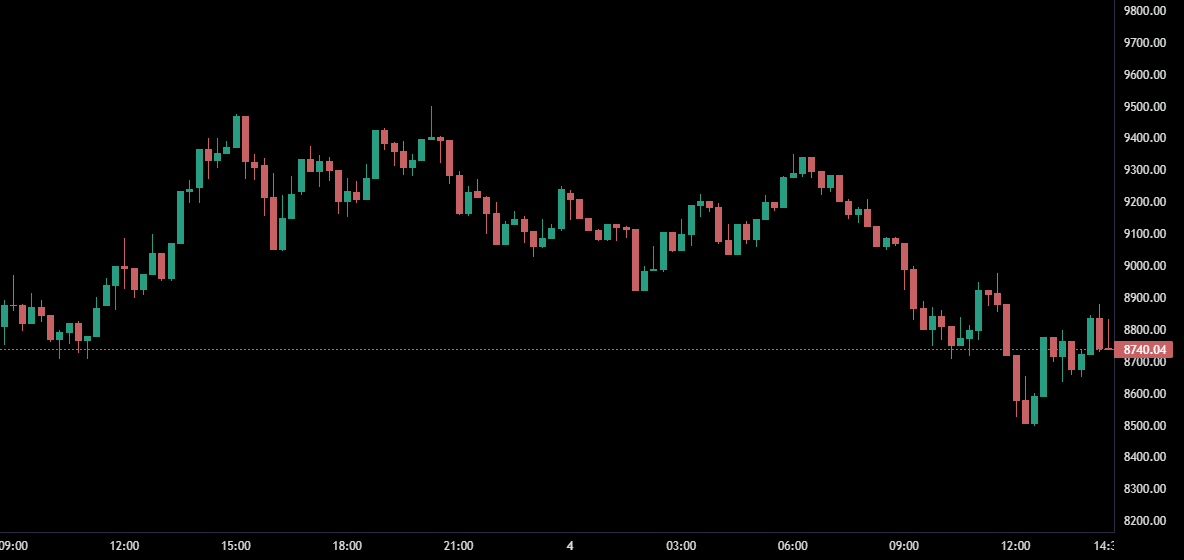
#> input picture inputs/raw/crypto/images/btcusd/candle/15_minute/btcusd_15_minute_candle_1.5_120_20_53851_screenshot.png, 1184 x 560 px, given as the content of the folder /StockChartCNN/inputs/raw/crypto/images/btcusd/candle/4_hour, which was not available
$ jupyter execute --allow-errors chart_data_cleaning.ipynb
#> lines starting #> are read from the running program, lines starting #| are printed output that depends on the picture; after the words box and inside, x2 and y2 are one past the last pixel; in counts of white or black regions, pixels touching at a corner belong together; pictures that were not available may be replaced by others from this repository, and a replacement may not be noted
[cell 1]
import numpy as np
import os
import glob
from pathlib import Path
from PIL import Image

[cell 2]
temp_root = 'E:/repos/StockChartCNN/inputs/raw/crypto/images/btcusd/candle/4_hour/'
dir = Path(temp_root)

[cell 3]
image_count = sum([1 for _ in os.listdir(dir)])
image_count

[cell 4]
image_filenames = os.listdir(dir)

[cell 5]
sample_file = temp_root + image_filenames[0]
image = Image.open(sample_file)
#> image is the input picture: PIL image 1184x560 RGBA; mean R, G, B, A 5.2, 5.2, 4.9, 255
image

[cell 6]
# image size
width, height = image.size
#> width = 1184; height = 560
print(f'Width: {width}, Height: {height}')
#| Width: 1184, Height: 560

[cell 7]
# sample to find right coordinates
x1 = 0
y1 = 8
x2 = width - 70
#> x2 = 1114
y2 = height - 38
#> y2 = 522
box = (x1, y1, x2, y2)
#> box = (0, 8, 1114, 522)
image2 = image.crop(box)
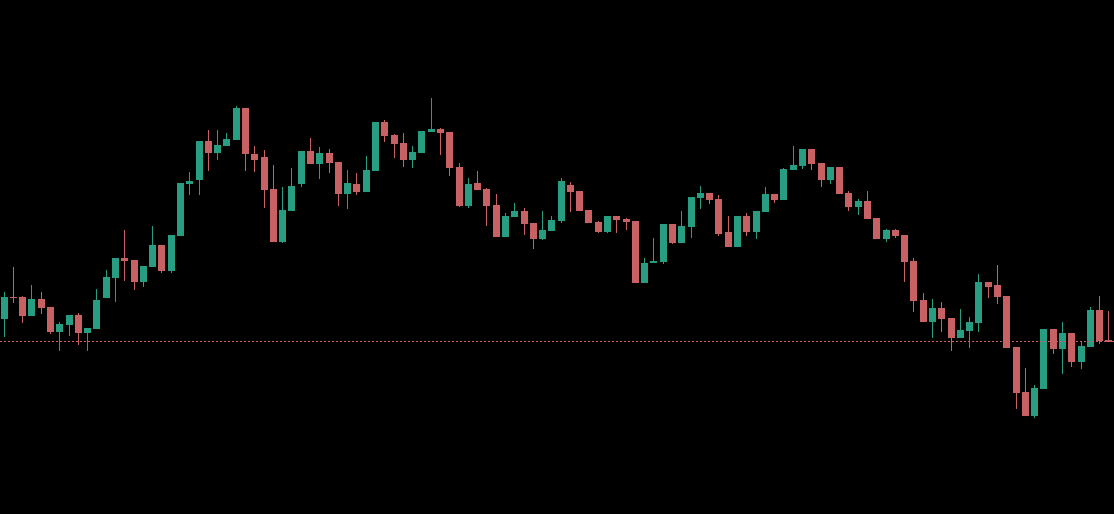
#> image2: PIL image 1114x514 RGBA; mean R, G, B, A 4, 4.1, 3.7, 255
image2

[cell 8]
# check new size
width2, height2 = image2.size
#> width2 = 1114; height2 = 514
print(f'Width: {width2}, Height: {height2}')
#| Width: 1114, Height: 514

[cell 9]
# Presets for cropping loop

tickers = ['btcusd','ethusd']
bartimes = ['1_hour', '4_hour']

# image size
width, height = image.size

# box coordinates
x1, y1, x2, y2 = 0, 8, width - 70, height - 38
#> x1 = 0; y1 = 8

# crop box
box = (x1, y1, x2, y2)
box
#> Out = (0, 8, 1114, 522)

[cell 10]
# loop through each ticker and bartime
for ticker in tickers:
    for bartime in bartimes:
        # original file root
        root = f'E:/repos/StockChartCNN/inputs/raw/crypto/images/{ticker}/candle/{bartime}/'
        out_root = f'E:/repos/StockChartCNN/inputs/clean/crypto/images/{ticker}/candle/{bartime}/cropped/'
        # loop through each file in the directory
        for file in os.listdir(root):
            jpg_file = file
            #change file ending to jpg if needed
            if file.endswith('.png'):
                jpg_file = file.replace('.png','.jpg')

            # create the paths
            orig_path = root + file
            out_path = out_root + jpg_file

            # open and crop image
            image = Image.open(orig_path)
            image = image.crop(box)

            # check that filepath exist, else make one
            out_path = Path(out_path)
            out_path.parent.mkdir(parents=True, exist_ok=True)

            # convert the image to a jpg and save it
            image.convert('RGB').save(out_path,"JPEG")

[cell 11]
# perform data cutout
def apply_mask_v1(image, size=0, n_squares=1):
#> called with size = 0, n_squares = 1
    h, w, channels = image.shape
    y1, x2, y2,  = 0, w, h # this stays the same
    new_image = image
    for _ in range(n_squares):
        # change x randomly
        # at minimum masks 10% of image, max 33%
        x = np.random.randint(w // 10, w // 3)
        x1 = w - x

        new_image[y1:y2,x1:x2,:] = 0
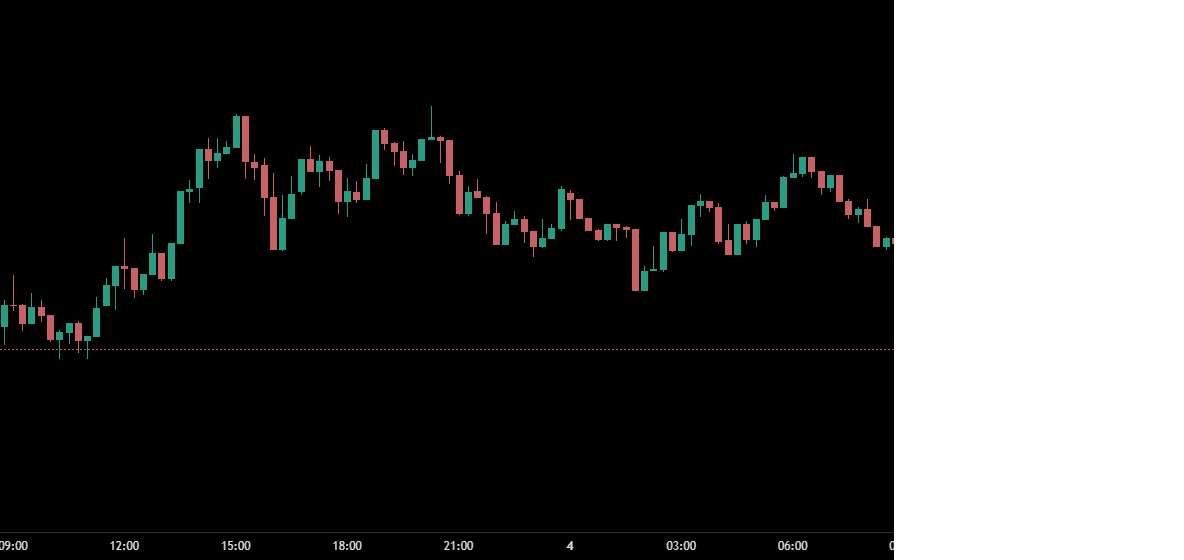
#> new_image: shape (560, 1184, 4); mean R, G, B, A 2.9, 3.1, 2.9, 192.5; transparent parts drawn white
    return new_image

[cell 12]
def apply_mask_v2(image, size=6, n_squares=1):
#> called with size = 24, n_squares = 20
    h, w, channels = image.shape
    new_image = image
    for _ in range(n_squares):
        y = np.random.randint(h)
        x = np.random.randint(w)
        y1 = np.clip(y - size // 2, 0, h)
        y2 = np.clip(y + size // 2, 0, h)
        x1 = np.clip(x - size // 2, 0, w)
        x2 = np.clip(x + size // 2, 0, w)
        new_image[y1:y2,x1:x2,:] = 0
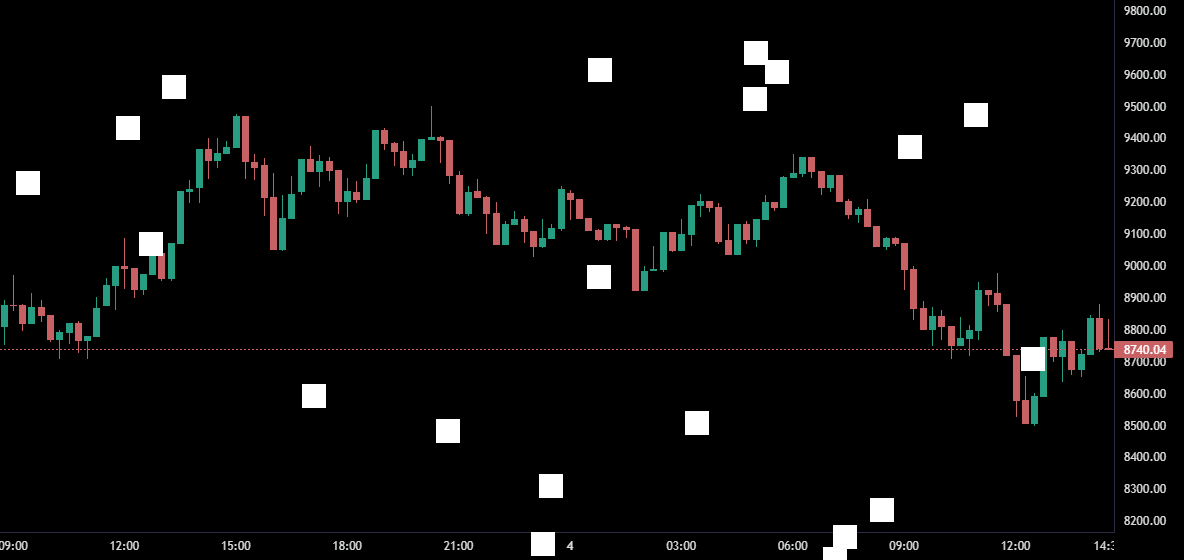
#> new_image: shape (560, 1184, 4); 1.69% of pixels changed, all inside (x1, y1, x2, y2) = (16, 41, 1045, 560); transparent parts drawn white
    return new_image

[cell 13]
def apply_mask_seq(image, size=0, n_squares=0):
#> called with size = 0, n_squares = 0
    h, w, channels = image.shape
    y1, x2, y2,  = 0, w, h # this stays the same
    new_image = image
    # set the range (9%) approx last 5 bars
    # change depending on the number of bars generated
    x1 = w - int(w // 11)
    # mask the area
    new_image[y1:y2,x1:x2,:] = 0
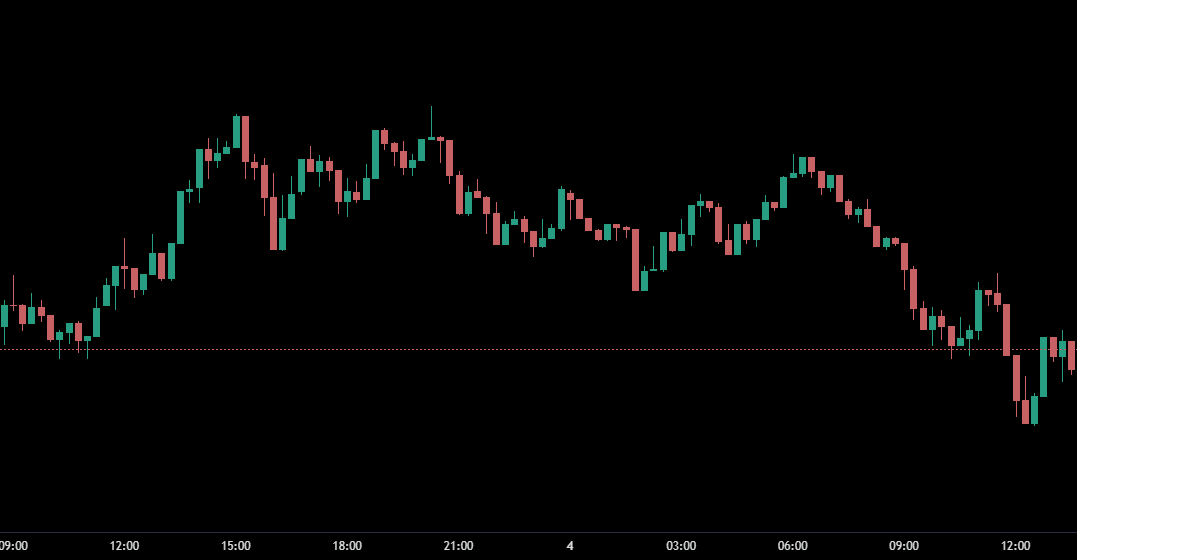
#> new_image: shape (560, 1184, 4); 9.04% of pixels changed, all inside (x1, y1, x2, y2) = (1077, 0, 1184, 560); transparent parts drawn white
    return new_image
